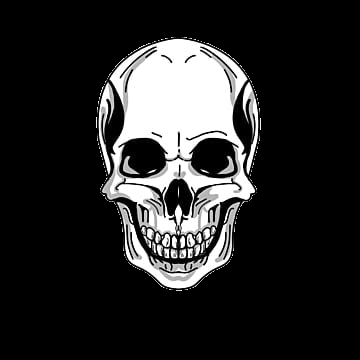
#> input picture images/skull_image.png, 360 x 360 px, found by its file name; its folder holds 4 pictures in this run
$ python -i GEapp_exe.py   (imports and definitions only)
#> lines starting #> are read from the running program, lines starting #| are printed output that depends on the picture
import cv2
import mediapipe as mp
import numpy as np
import math
import time
import tkinter as tk
from PIL import ImageTk, Image
import tkinter.simpledialog as simpledialog
import os, sys

mp_drawing = mp.solutions.drawing_utils
mp_pose = mp.solutions.pose
# [1 line that did not run here, left out]

skull_toggle = False
skull_info_toggle = False
liver_toggle = False
liver_info_toggle = False
heart_toggle = False
heart_info_toggle = False
respiratory_toggle = False
respiratory_info_toggle = False
skull_info = """The skull is a bone protective cavity for the brain.[1] The skull is composed of four types of bone i.e., cranial bones, facial bones, ear ossicles and hyoid bone"""
liver_info = """The liver is essential for digesting food and ridding your body of toxic substances. Liver disease can be inherited (genetic)."""
heart_info = """The Heart pumps blood through the blood vessels of the circulatory system. The pumped blood carries oxygen and nutrients to the body, while carrying metabolic waste such as carbon dioxide to the lungs"""
respiratory_info = """Pair of essential respiratory organs facilitating oxygen exchange and expelling carbon dioxide; vital for sustaining human life and located in the chest cavity."""

def resource_path(relative_path):
    try:
        # PyInstaller creates a temp folder and stores path in _MEIPASS
        base_path = sys._MEIPASS
    except Exception:
        base_path = os.path.abspath(".")

    return os.path.join(base_path, relative_path)

def toggle_skull():
    global skull_toggle
    skull_toggle = not skull_toggle


def toggle_liver():
    global liver_toggle
    liver_toggle = not liver_toggle


def toggle_heart():
    global heart_toggle
    heart_toggle = not heart_toggle
def toggle_respiratory():
    global respiratory_toggle
    respiratory_toggle = not respiratory_toggle


def toggle_skull_info():
    global skull_info_toggle
    skull_info_toggle = not skull_info_toggle


def toggle_liver_info():
    global liver_info_toggle
    liver_info_toggle = not liver_info_toggle


def toggle_heart_info():
    global heart_info_toggle
    heart_info_toggle = not heart_info_toggle
def toggle_respiratory_info():
    global respiratory_info_toggle
    respiratory_info_toggle = not respiratory_info_toggle


# [32 lines left out: functions edit_skull_info, edit_liver_info, edit_heart_info, edit_respiratory_info, not called in this run]


def load_image(image_path):
#> called with image_path = 'skull_image.png'
    img = cv2.imread(image_path, cv2.IMREAD_UNCHANGED)
#> img is the input picture: shape (360, 360, 4); mean B, G, R, A 40.7, 40.7, 40.7, 46.3
    if img.shape[2] != 4:
        alpha_channel = np.ones(img.shape[:2], dtype=img.dtype) * 255
        img = cv2.merge((img, alpha_channel))
    return img


# [310 lines left out: functions get_landmarks, overlay_skull_image, overlay_liver_image, overlay_left_arm_image, overlay_torso_image, overlay_heart_image and 1 more, not called in this run]


def main():
    global skull_toggle, liver_toggle, heart_toggle

    skull_toggle = False
    liver_toggle = False
    heart_toggle = False
    skull_image = resource_path('skull_image.png')
    skull_image = load_image(skull_image)
    liver_image = resource_path('liver_image.png')
    liver_image = load_image(liver_image)
#> call 2 of load_image, with image_path = 'liver_image.png'
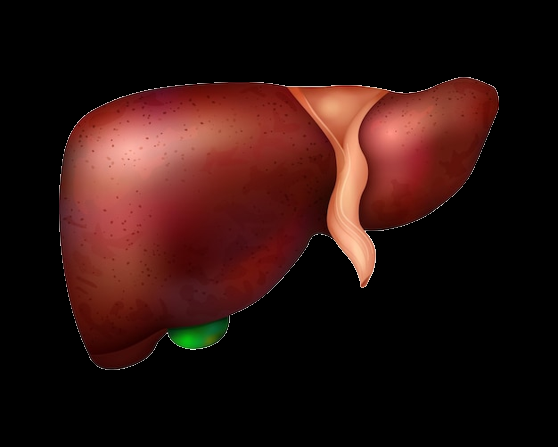
#> input picture images/liver_image.png, 558 x 447 px, found by its file name
#> in load_image, img is the input picture: shape (447, 558, 4); mean B, G, R, A 14.9, 17.9, 43.8, 84.3
    heart_image = resource_path('heart_image.png')
    heart_image = load_image(heart_image)
#> call 3 of load_image, with image_path = 'heart_image.png'
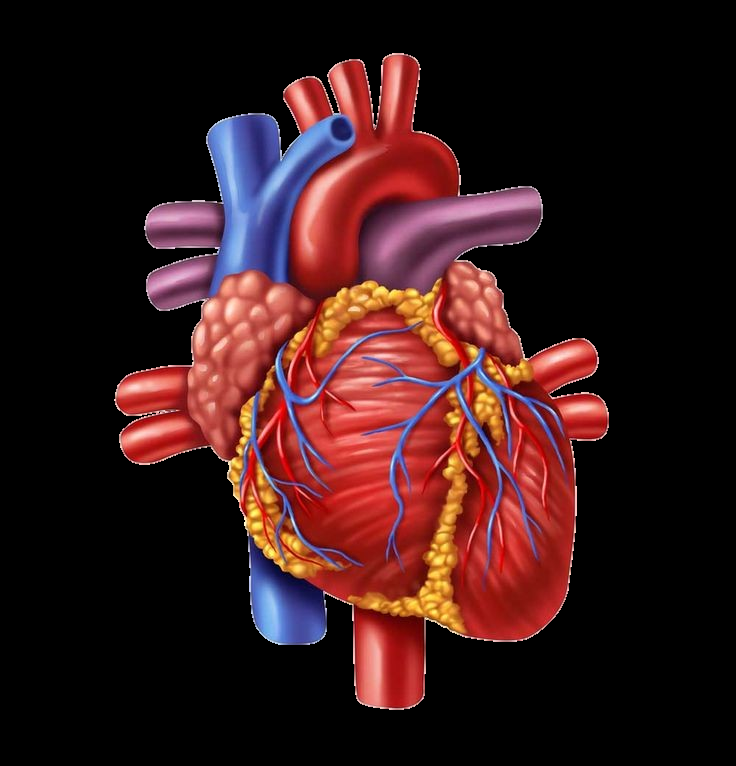
#> input picture images/heart_image.png, 736 x 766 px, found by its file name
#> in load_image, img is the input picture: shape (766, 736, 4); mean B, G, R, A 25.4, 24.6, 54.6, 84.4
    respiratory_image = resource_path('respiratory_image.png')
    respiratory_image = load_image(respiratory_image)
#> call 4 of load_image, with image_path = 'respiratory_image.png'
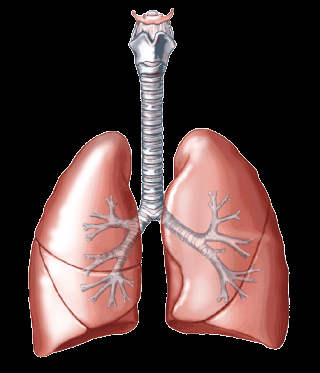
#> input picture images/respiratory_image.png, 320 x 373 px, found by its file name
#> in load_image, img is the input picture: shape (373, 320, 4); mean B, G, R, A 55.9, 57.7, 79.4, 99.1
    # left_arm_image = load_image('left_arm.png')
    # torso_image = load_image('images/torso.png')
#> (the run stopped early here; a loop or call above may not have finished)
